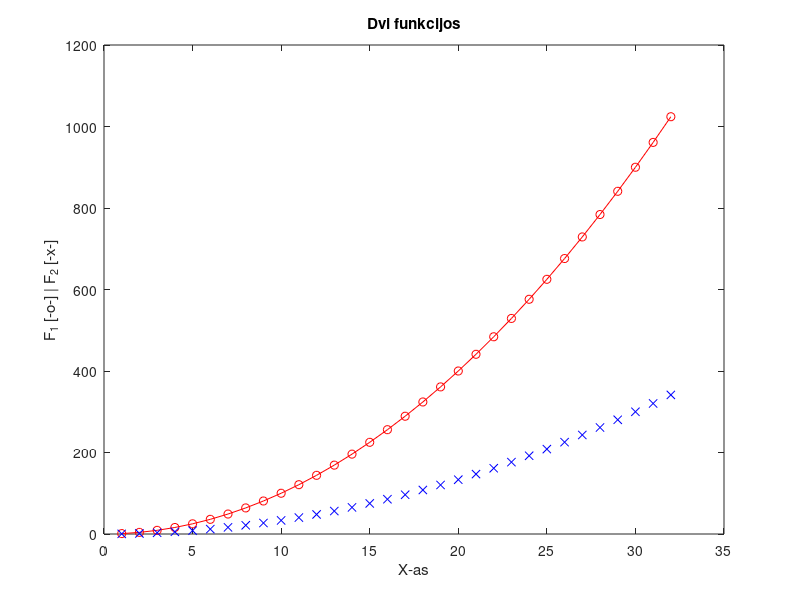

Here is the MATLAB script that generated this plot:
% Name: Abdul Rehman
% Date: 2026-09-11
% Variant: 7

% --- Mandatory Task ---
x = 1:32;
y = x.^2;

plot(x, y, 'o-r', x, y/3, 'xb')
title('Dvi funkcijos')
xlabel('X-as')
ylabel('F_1 [-o-] | F_2 [-x-]')

% --- Complementary Task ---
N = 7;

vec = (N+1) : 0.5 : (N+4);

A = [N,   N+1, N+2; 
     N+3, N+4, N+5; 
     N+6, N+7, N+8];

sub_a = A(3, 2);
sub_b = A(2:3, 1:2);
sub_c = A([1, 3], [1, 3]);

vec_col = vec(1:3)';
A_concatenated = [A, vec_col];
